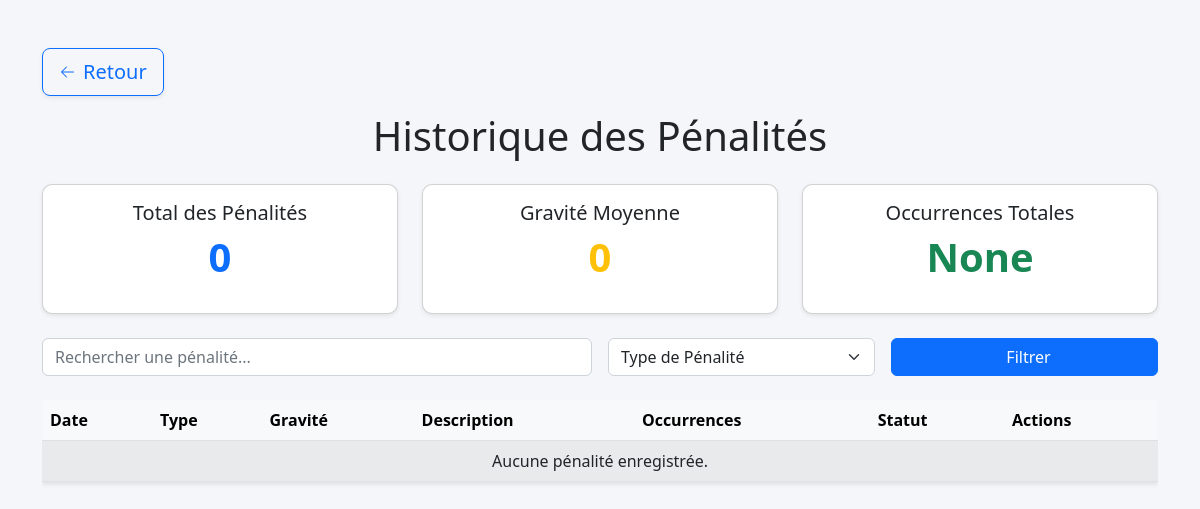
The app's page /penality/historique/ (signed in), older data.
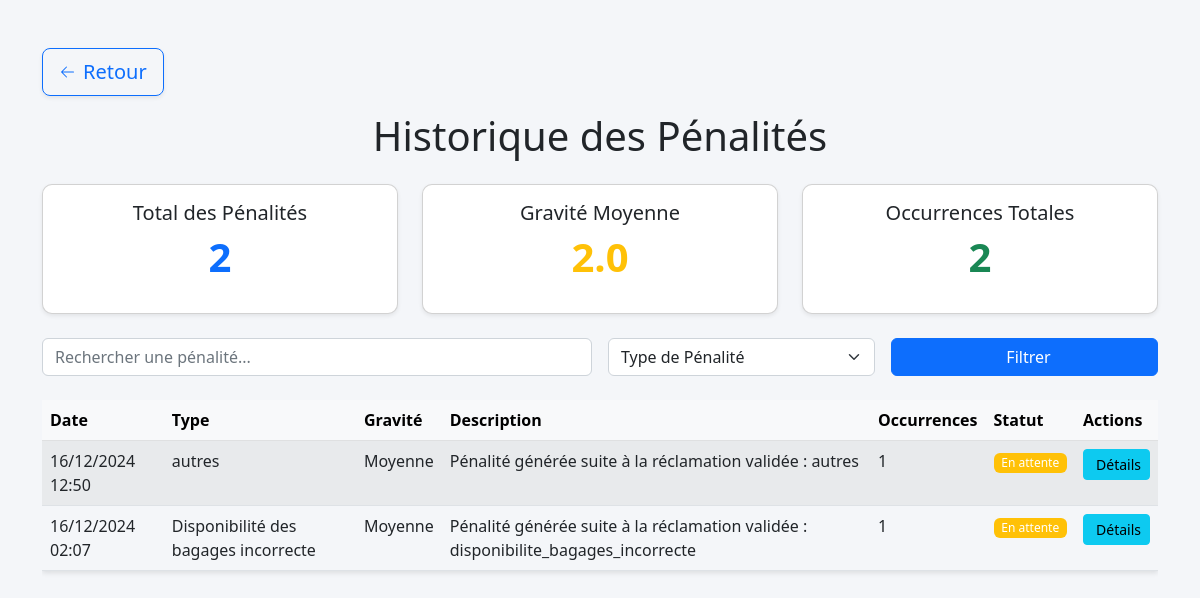
The same page, newer data.
### penality/models.py (models this page shows, shortened)
class Penalite(models.Model):
    TYPE_PENALITE_CHOICES = [
        ('annulation_tardive', _('Annulation Tardive')),
        ('Annulation_sans_informer', _('Annulation sans informer')),
        ('harcelement_et_mauvais_comportement', _('harcelement')),
        ('point_descente_faux', _('Point de descente incorrect')),
        ('nombre_places_incorrect', _('Nombre de places incorrect')),
        ('disponibilite_bagages_incorrecte', _('Disponibilité des bagages incorrecte')),
        ('paiement_non_effectue', _('Paiement non effectué')),
        ('others', _('others'))
    ]
    utilisateur = models.ForeignKey(Users, on_delete=models.CASCADE)
    type_penalite = models.CharField(max_length=50, choices=TYPE_PENALITE_CHOICES)
    description = models.TextField(blank=True, null=True)
    date_penalite = models.DateTimeField(auto_now_add=True)
    GRAVITE_CHOICES = [
        (1, _('Mineure')),
        (2, _('Moyenne')),
        (3, _('Grave')),
    ]
    gravite = models.IntegerField(choices=GRAVITE_CHOICES, default=1)
    occurrences = models.PositiveIntegerField(default=1)
    supprimer_compte = models.BooleanField(default=False)
    score_analyse = models.FloatField(null=True, blank=True)
    validee = models.BooleanField(default=False)  # par admin
    """
    @classmethod
    def creer_penalite_avec_ai(cls, reclamation_text, user):

        existing_penalites = cls.objects.filter(utilisateur=user).order_by('-date_penalite')

        analyzer = PenaliteAnalyzer()
        analyse = analyzer.analyze_reclamation(reclamation_text, user, existing_penalites)

        penalite = cls.objects.create(
            utilisateur=analyse['utilisateur'],
            type_penalite=analyse['type_penalite'],
            description=analyse['description'],
            gravite=analyse['gravite'],
            occurrences=analyse['occurrences'],
            supprimer_compte=analyse['supprimer_compte'],
            score_analyse=analyse['score_analyse'],
            validee=False
        )
        return penalite
    """

### penality/views.py (the view)
# urls.py: path('historique/', historique_penalites, name='historique_penalites'),
def historique_penalites(request):
    penalites = Penalite.objects.filter(utilisateur=request.user).order_by('-date_penalite')
    search_query = request.GET.get('search', '')
    type_penalite = request.GET.get('type_penalite', '')
    if search_query:
        penalites = penalites.filter(description__icontains=search_query)
    if type_penalite:
        penalites = penalites.filter(type_penalite=type_penalite)
    total = penalites.count()
    type_penalite_choices=[
        ('annulation_tardive', _('Annulation Tardive')),
        ('Annulation_sans_informer', _('Annulation sans informer')),
        ('harcelement_et_mauvais_comportement', _('harcelement')),
        ('point_descente_faux', _('Point de descente incorrect')),
        ('nombre_places_incorrect', _('Nombre de places incorrect')),
        ('disponibilite_bagages_incorrecte', _('Disponibilité des bagages incorrecte')),
        ('paiement_non_effectue', _('Paiement non effectué')),
    ]
    moyenne_gravite = penalites.aggregate(Avg('gravite'))['gravite__avg']
    moyenne_gravite = round(moyenne_gravite, 2) if moyenne_gravite else 0
    occurence = penalites.aggregate(total_occurrences=Sum('occurrences'))['total_occurrences']
    return render(request, 'penality/historique_penalites.html', {'penalites': penalites,'total' : total , 'moyenne_gravite':moyenne_gravite , 'occurence':occurence ,'type_penalite_choices':type_penalite_choices})

### covoiturage/templates/penality/historique_penalites.html (shortened to what this page needs)
{% extends "penality/base3.html" %}
{% load static %}
{% block content %}
<div class="container mt-5">
    <div class="d-flex justify-content-start mb-3">
        <a href="javascript:history.back()" class="btn btn-outline-primary btn-lg d-flex align-items-center shadow-sm" style="gap: 8px;">
            <svg xmlns="http://www.w3.org/2000/svg" width="16" height="16" fill="currentColor" class="bi bi-arrow-left" viewBox="0 0 16 16">
                <path fill-rule="evenodd" d="M15 8a.5.5 0 0 1-.5.5H3.707l4.147 4.146a.5.5 0 0 1-.708.708l-5-5a.5.5 0 0 1 0-.708l5-5a.5.5 0 0 1 .708.708L3.707 7.5H14.5A.5.5 0 0 1 15 8z"/>
            </svg>
            Retour
        </a>
    </div>
    <h1 class="text-center mb-4">Historique des Pénalités</h1>
    <div class="row mb-4">
        <div class="col-md-4">
            <div class="card text-center shadow-sm">
                <div class="card-body">
                    <h5 class="card-title">Total des Pénalités</h5>
                    <p class="display-6 fw-bold text-primary">{{ total }}</p>
                </div>
            </div>
        </div>
        <div class="col-md-4">
            <div class="card text-center shadow-sm">
                <div class="card-body">
                    <h5 class="card-title">Gravité Moyenne</h5>
                    <p class="display-6 fw-bold text-warning">{{ moyenne_gravite }}</p>
                </div>
            </div>
        </div>
        <div class="col-md-4">
            <div class="card text-center shadow-sm">
                <div class="card-body">
                    <h5 class="card-title">Occurrences Totales</h5>
                    <p class="display-6 fw-bold text-success">{{ occurence }}</p>
                </div>
            </div>
        </div>
    </div>
    <form method="GET" class="mb-4">
        <div class="row g-3">
            <div class="col-md-6">
                <input type="text" name="search" class="form-control" placeholder="Rechercher une pénalité...">
            </div>
            <div class="col-md-3">
                <select name="type_penalite" class="form-select">
                    <option value="">Type de Pénalité</option>
                </select>
            </div>
            <div class="col-md-3">
                <button type="submit" class="btn btn-primary w-100">
                    Filtrer
                </button>
            </div>
        </div>
    </form>
    <div class="table-responsive">
        <table class="table table-striped table-hover">
            <thead class="table-light">
                <tr>
                    <th>Date</th>
                    <th>Type</th>
                    <th>Gravité</th>
                    <th>Description</th>
                    <th>Occurrences</th>
                    <th>Statut</th>
                    <th>Actions</th>
                </tr>
            </thead>
            <tbody>
                {% for penalite in penalites %}
                <tr>
                    <td>{{ penalite.date_penalite|date:"d/m/Y H:i" }}</td>
                    <td>{{ penalite.get_type_penalite_display }}</td>
                    <td>{{ penalite.get_gravite_display }}</td>
                    <td>{{ penalite.description }}</td>
                    <td>{{ penalite.occurrences }}</td>
                    <td>
                        {% if penalite.validee %}
                            <span class="badge bg-success">Validée</span>
                        {% else %}
                            <span class="badge bg-warning">En attente</span>
                        {% endif %}
                    </td>
                    <td>
                        <a href="{% url 'penalite_detail' penalite.id %}" class="btn btn-info btn-sm">
                            Détails
                        </a>
                    </td>
                </tr>
                {% empty %}
                <tr>
                    <td colspan="7" class="text-center">Aucune pénalité enregistrée.</td>
                </tr>
                {% endfor %}
            </tbody>
        </table>
    </div>
</div>
{% endblock %}

Row changes from the older to the newer data that the page shows:
added Penalite: date_penalite "16/12/2024 12:50", type_penalite "autres", gravite "Moyenne", description "Pénalité générée suite à la réclamation validée : autres", occurrences "1", validee "En attente"
added Penalite: date_penalite "16/12/2024 02:07", type_penalite "Disponibilité des bagages incorrecte", gravite "Moyenne", description "Pénalité générée suite à la réclamation validée : disponibilite_bagages_incorrecte", occurrences "1", validee "En attente"
Text that changed along with them:
{{ total }}: "0" → "2"
{{ moyenne_gravite }}: "0" → "2.0"
{{ occurence }}: "None" → "2"
text no longer shown: "Aucune pénalité enregistrée."
